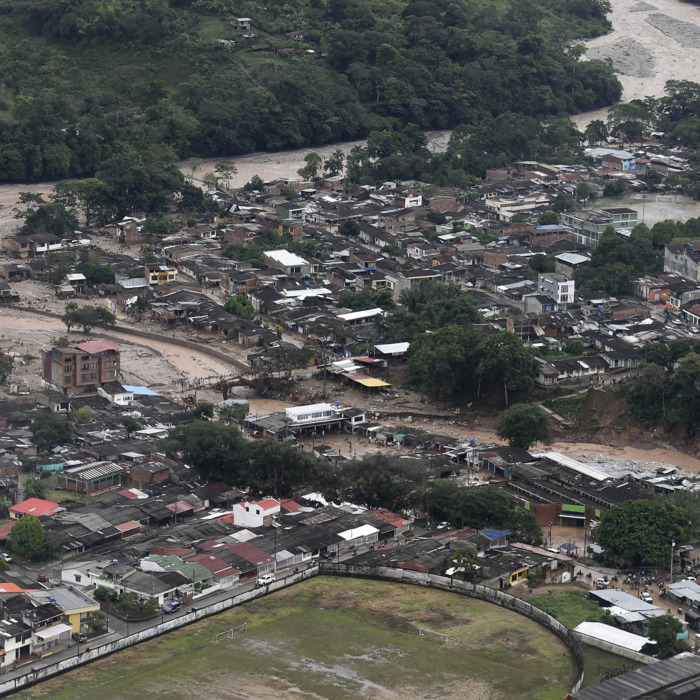
#> input picture imagens/original/agua_cidade.png, 700 x 700 px, found by its file name; its folder holds only this picture in this run
$ python disaster_images.py
#> lines starting #> are read from the running program, lines starting #| are printed output that depends on the picture
import os
import cv2
import numpy as np
from skimage import util
import matplotlib.pyplot as plt

# Caminho das imagens
caminho_original = "imagens/original"
caminho_original_cinza = "imagens/original_cinza"
caminho_preprocessamento = "imagens/filtragem"
caminho_segmentadas = "imagens/segmentadas"
caminho_histogramas = "imagens/histogramas"

# Criar diretórios de saída, se não existirem
os.makedirs(caminho_original_cinza, exist_ok=True)
os.makedirs(caminho_preprocessamento, exist_ok=True)
os.makedirs(caminho_segmentadas, exist_ok=True)
os.makedirs(caminho_histogramas, exist_ok=True)


# Função para converter imagem para escala de cinza
def converter_para_cinza(image):
    return cv2.cvtColor(image, cv2.COLOR_BGR2GRAY)

# Função para aplicar filtro de passa-baixa (média)
def aplicar_filtro_passabaixa(image, kernel_size=(3, 3)):
    w_low = np.ones(kernel_size, dtype=float) / 9
    return cv2.filter2D(image, -1, w_low)

# Função para aplicar filtro gaussiano
def aplicar_ruido_gaussiano(image):
    return util.img_as_ubyte(util.random_noise(image, mode='gaussian'))


# Função para segmentar a imagem usando Otsu
# [46 lines left out: function segmentar_com_otsu, not called in this run]

# 1. Converter imagens para cinza e aplicar filtros
for arquivo in os.listdir(caminho_original):
    if arquivo.endswith('.png'):
        caminho_imagem = os.path.join(caminho_original, arquivo)
        imagem = cv2.imread(caminho_imagem)
#> imagem is the input picture: shape (700, 700, 3); mean B, G, R 84.3, 86.4, 85.6

        # Converter para escala de cinza
        cinza = converter_para_cinza(imagem)
#> in converter_para_cinza, `return cv2.cvtColor(image, cv2.COLOR_BGR2GRAY)`:
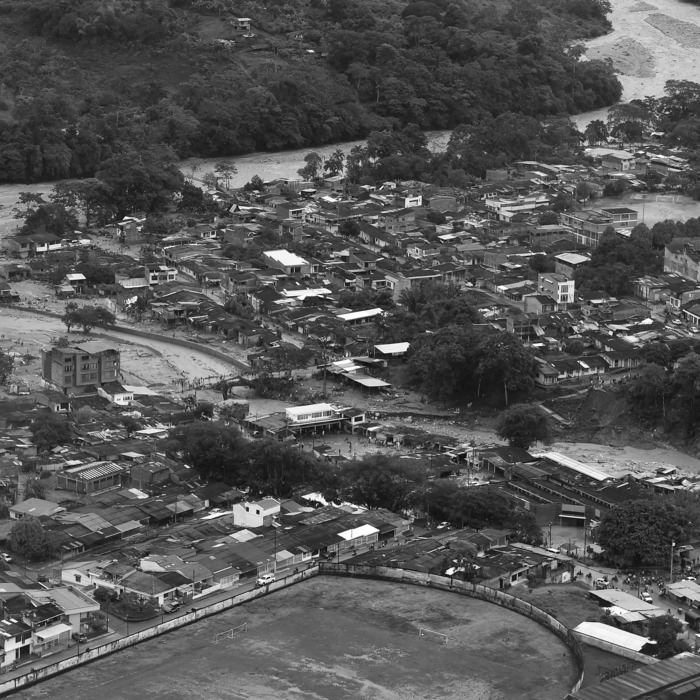
#> returned value: shape (700, 700); min 6, max 255, mean 86
        caminho_saida_cinza = os.path.join(caminho_original_cinza, arquivo)
        cv2.imwrite(caminho_saida_cinza, cinza)

        # Calcula o histograma da imagem usando o NumPy
        hist, bins = np.histogram(cinza, bins=256, range=(0, 256))
#> hist = 256 values, max 7247 at index 60, min 0 at index 0, mean 1914.1; bins = 257 values from 0 to 256

        # Configuração do tamanho da figura
        fig = plt.figure(figsize=(8, 6))  # Ajuste o tamanho conforme necessário (largura, altura)
        plt.bar(bins[:-1], hist, width=bins[1]-bins[0], ec="black")
        plt.fill_between(bins[:-1], hist)

        # Configurações do plot
        plt.autoscale(enable=True, axis='both', tight=True)
        ax = fig.gca()
        ax.set_xticks(np.arange(0, 257, 32))
        ax.set_xticks(np.arange(0, 257, 16), minor=True)
        ax.set_yticks(np.arange(0, hist.max(), hist.max()//8), minor=False)
        ax.set_yticks(np.arange(0, hist.max(), hist.max()//4), minor=True)
        ax.grid(which='major', alpha=1.0)
        ax.grid(which='minor', alpha=0.5)
        ax.set_ylim(0, hist.max())
        ax.set_xlabel('Intensidades da imagem', fontsize='small')
        ax.set_ylabel('Histograma', fontsize='small')

        # Salvar o histograma na pasta 'histogramas'
        nome_histograma = os.path.splitext(arquivo)[0] + "_histograma_original_cinza.png"
        caminho_histograma = os.path.join(caminho_histogramas, nome_histograma)
        plt.savefig(caminho_histograma, dpi=300, bbox_inches='tight')
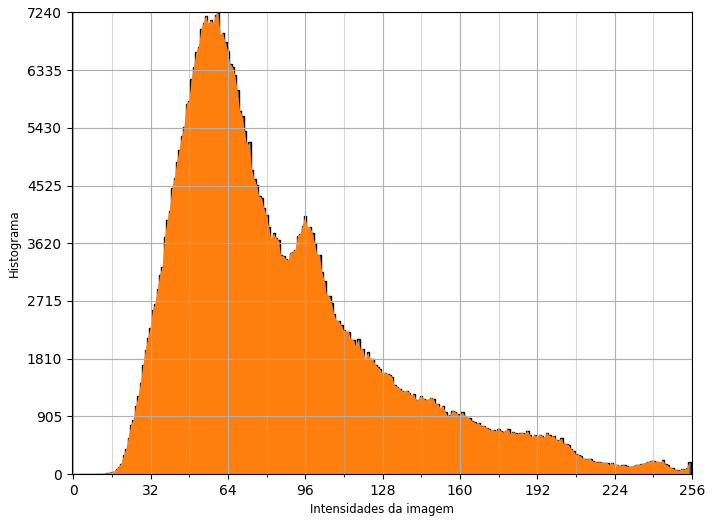
#> figure drawn by matplotlib, 1 panel; tallest bar 7247 high, from x = 59.5 to 60.5
        plt.close(fig)  # Fechar a figura para economizar memória

        # Aplicar filtro de passa-baixa
        imagem_filtrada = aplicar_filtro_passabaixa(cinza)

        # Aplicar ruído gaussiano na imagem filtrada
        imagem_final = aplicar_ruido_gaussiano(imagem_filtrada)
#> in aplicar_ruido_gaussiano, `return util.img_as_ubyte(util.random_noise(image, mode='gaussian'))`:
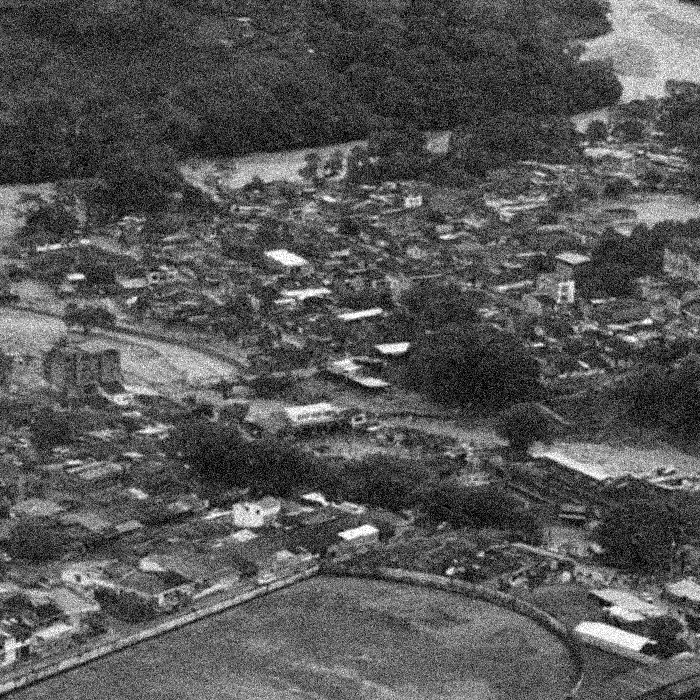
#> returned value: shape (700, 700); min 0, max 255, mean 86.1

        # Salvar a imagem final com ambos os filtros aplicados
        caminho_saida_final = os.path.join(caminho_preprocessamento, arquivo)
        cv2.imwrite(caminho_saida_final, imagem_final)

# 2. Aplicar segmentação com Otsu nas imagens preprocessadas
for arquivo in os.listdir(caminho_preprocessamento):
    if arquivo.endswith('.png'):
        caminho_imagem_filtrada = os.path.join(caminho_preprocessamento, arquivo)
        imagem_preprocessada = cv2.imread(caminho_imagem_filtrada, cv2.IMREAD_GRAYSCALE)

        # Aplicar segmentação com Otsu
        imagem_segmentada = segmentar_com_otsu(imagem_preprocessada, ajuste_limiar=True)
        caminho_saida_segmentada = os.path.join(caminho_segmentadas, arquivo)
        cv2.imwrite(caminho_saida_segmentada, imagem_segmentada)

print("Filtragem e segmentacao concluidas")

$ run again, on imagens/original/tsunami.png
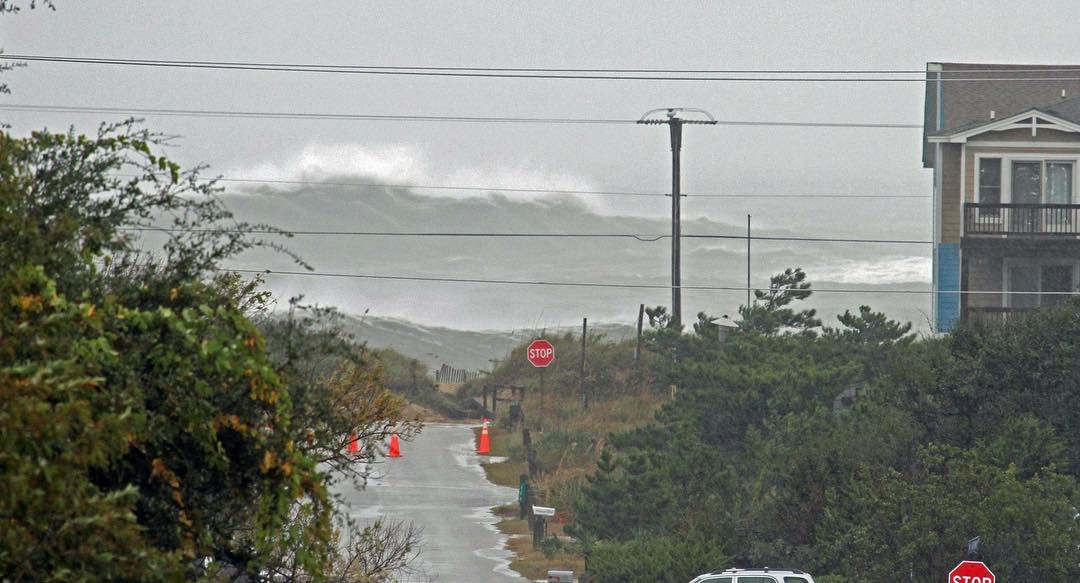
#> input picture imagens/original/tsunami.png, 1080 x 583 px, found by its file name
#> imagem is the input picture: shape (583, 1080, 3); mean B, G, R 125.6, 132.3, 129.7
#> in converter_para_cinza, `return cv2.cvtColor(image, cv2.COLOR_BGR2GRAY)`:
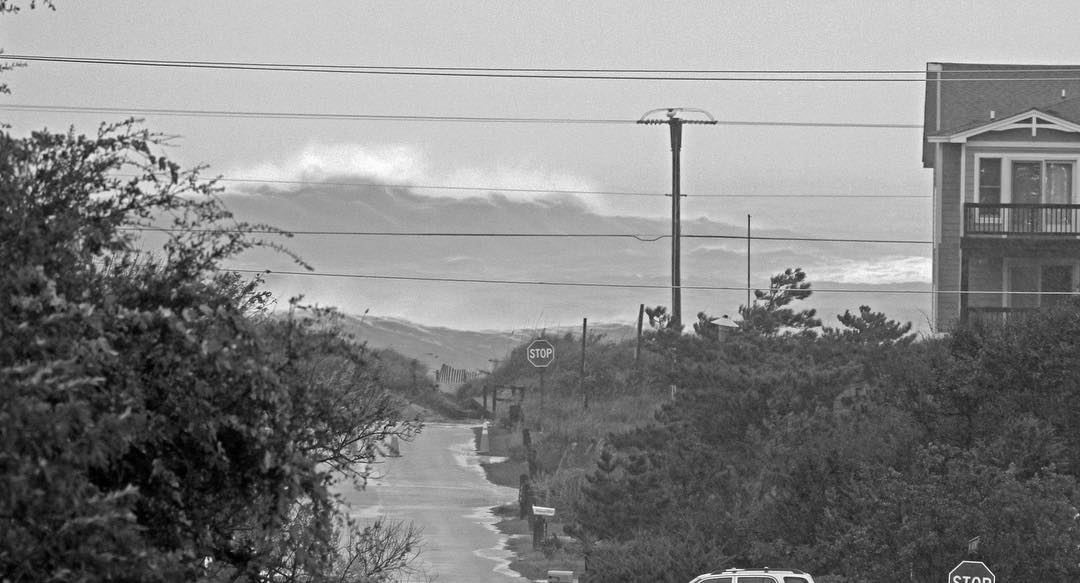
#> returned value: shape (583, 1080); min 0, max 255, mean 130.8
#> hist = 256 values, max 16014 at index 206, min 5 at index 255, mean 2459.5; bins = 257 values from 0 to 256
#> `plt.savefig(caminho_histograma, dpi=300, bbox_inches='tight')`:
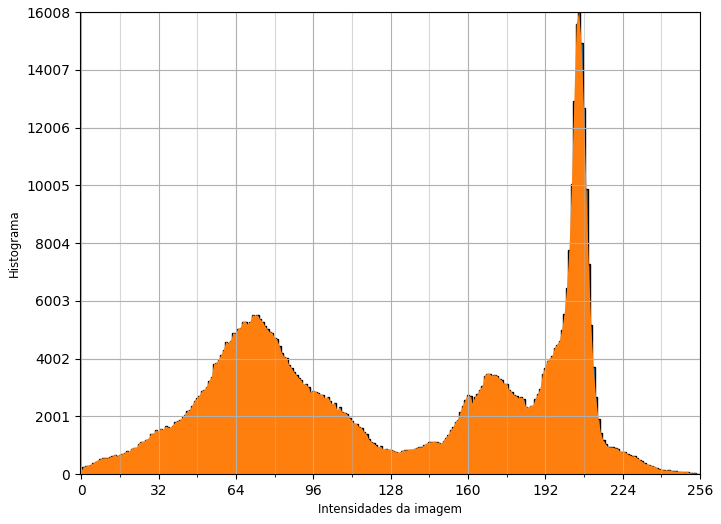
#> figure drawn by matplotlib, 1 panel; tallest bar 16014 high, from x = 205.5 to 206.5

$ run again, on imagens/original/barro.png
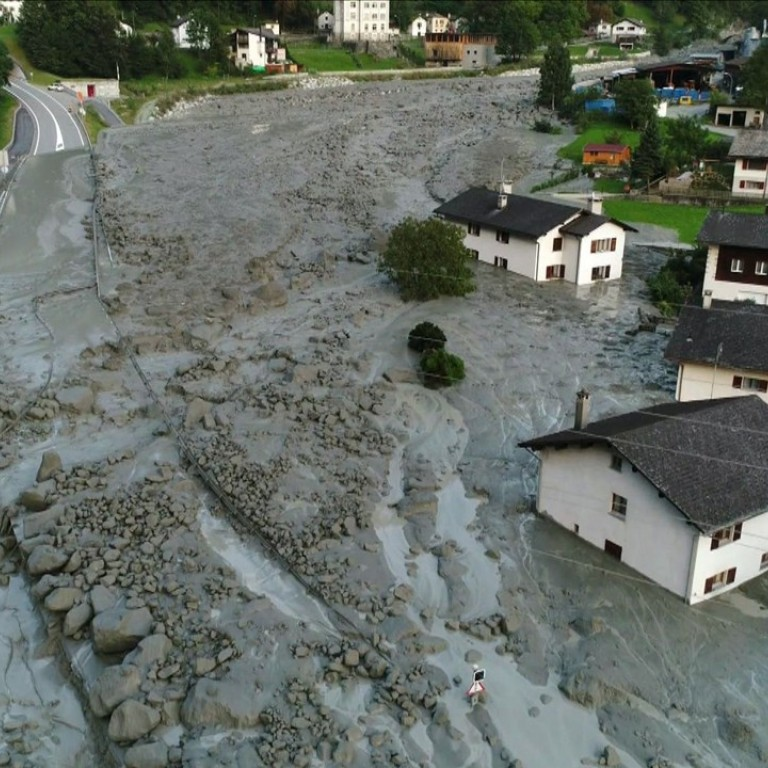
#> input picture imagens/original/barro.png, 768 x 768 px, found by its file name
#> imagem is the input picture: shape (768, 768, 3); mean B, G, R 101.7, 108.8, 102.1
#> in converter_para_cinza, `return cv2.cvtColor(image, cv2.COLOR_BGR2GRAY)`:
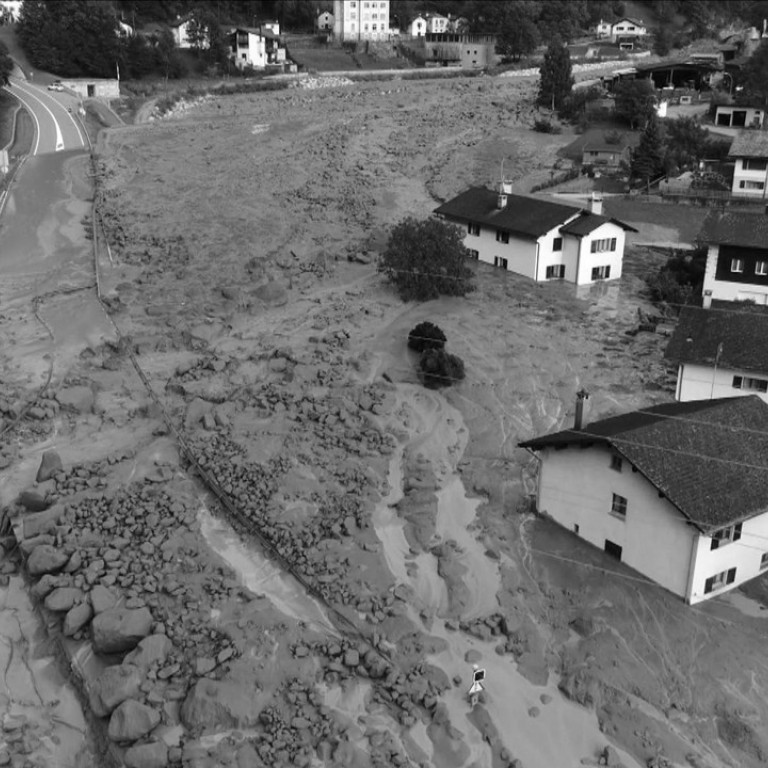
#> returned value: shape (768, 768); min 1, max 255, mean 106
#> hist = 256 values, max 9186 at index 118, min 0 at index 0, mean 2304; bins = 257 values from 0 to 256
#> `plt.savefig(caminho_histograma, dpi=300, bbox_inches='tight')`:
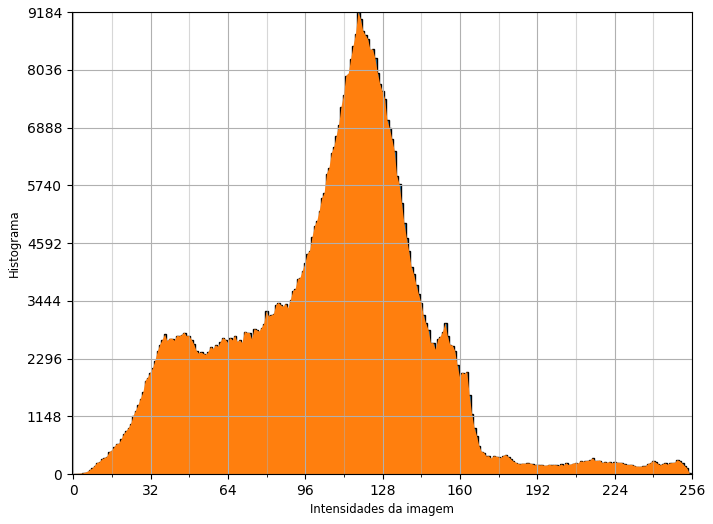
#> figure drawn by matplotlib, 1 panel; tallest bar 9186 high, from x = 117.5 to 118.5

$ run again, on imagens/original/fogo_carro.png
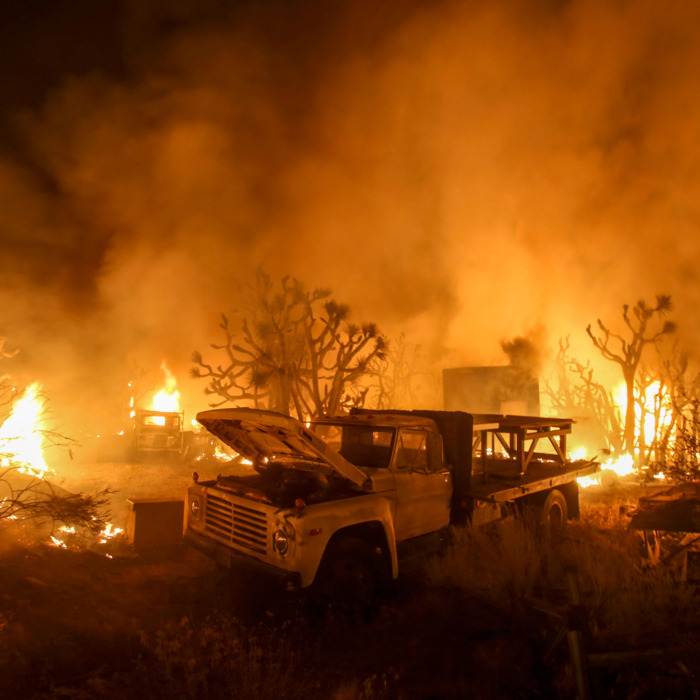
#> input picture imagens/original/fogo_carro.png, 700 x 700 px, found by its file name
#> imagem is the input picture: shape (700, 700, 3); mean B, G, R 12.5, 70.8, 137.1
#> in converter_para_cinza, `return cv2.cvtColor(image, cv2.COLOR_BGR2GRAY)`:
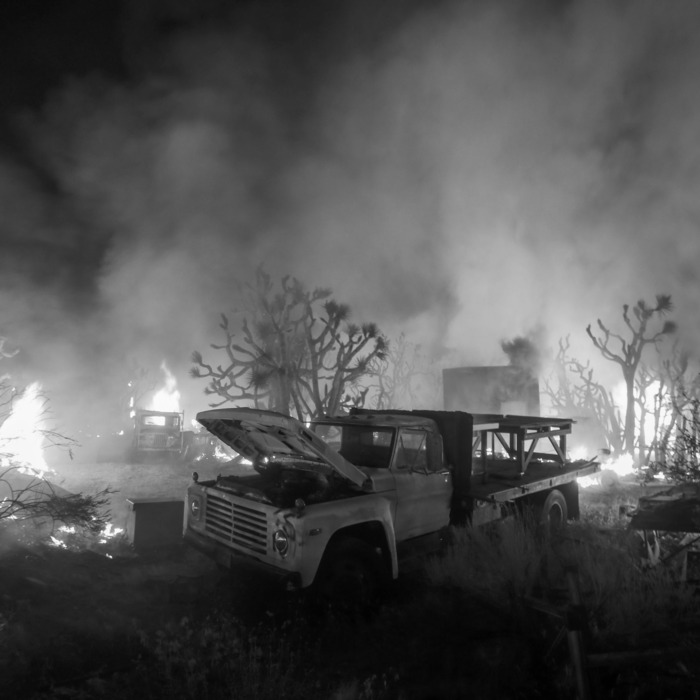
#> returned value: shape (700, 700); min 0, max 254, mean 84
#> hist = 256 values, max 7251 at index 9, min 0 at index 255, mean 1914.1; bins = 257 values from 0 to 256
#> `plt.savefig(caminho_histograma, dpi=300, bbox_inches='tight')`:
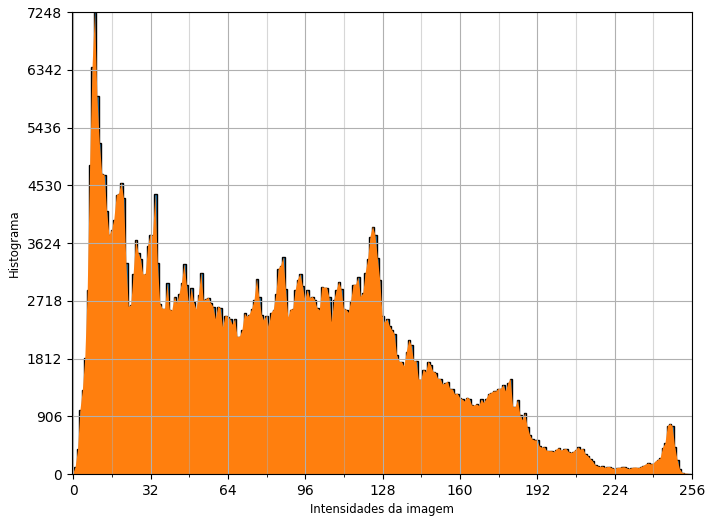
#> figure drawn by matplotlib, 1 panel; tallest bar 7251 high, from x = 8.5 to 9.5

$ run again, on imagens/original/fogo_estrada.png
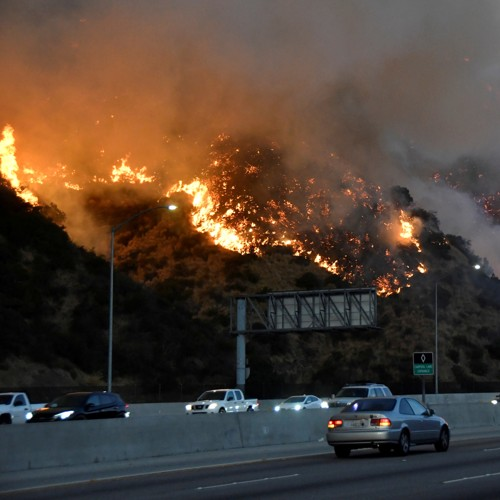
#> input picture imagens/original/fogo_estrada.png, 500 x 500 px, found by its file name
#> imagem is the input picture: shape (500, 500, 3); mean B, G, R 53.6, 64.9, 80.8
#> hist = 256 values, max 6725 at index 103, min 8 at index 255, mean 976.6; bins = 257 values from 0 to 256
#> `plt.savefig(caminho_histograma, dpi=300, bbox_inches='tight')`:
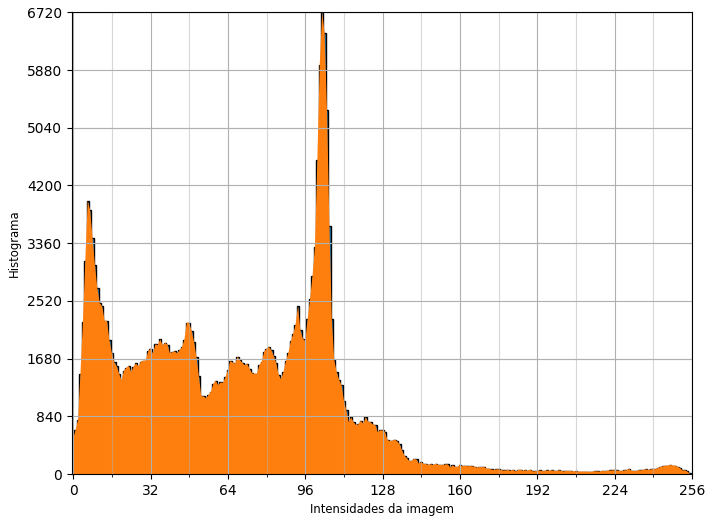
#> figure drawn by matplotlib, 1 panel; tallest bar 6725 high, from x = 102.5 to 103.5
#> in aplicar_ruido_gaussiano, `return util.img_as_ubyte(util.random_noise(image, mode='gaussian'))`:
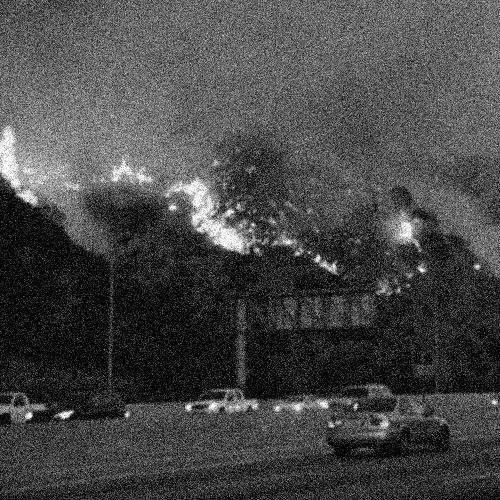
#> returned value: shape (500, 500); min 0, max 255, mean 69.6
